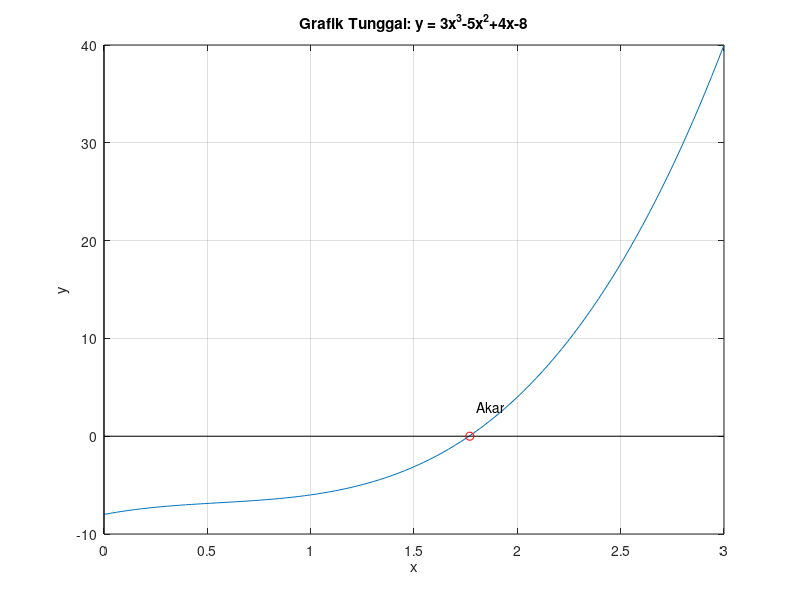
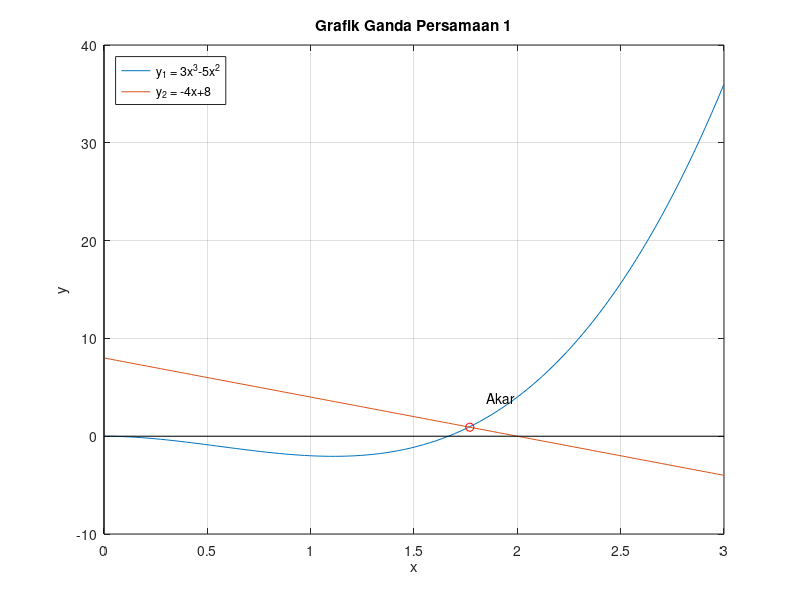
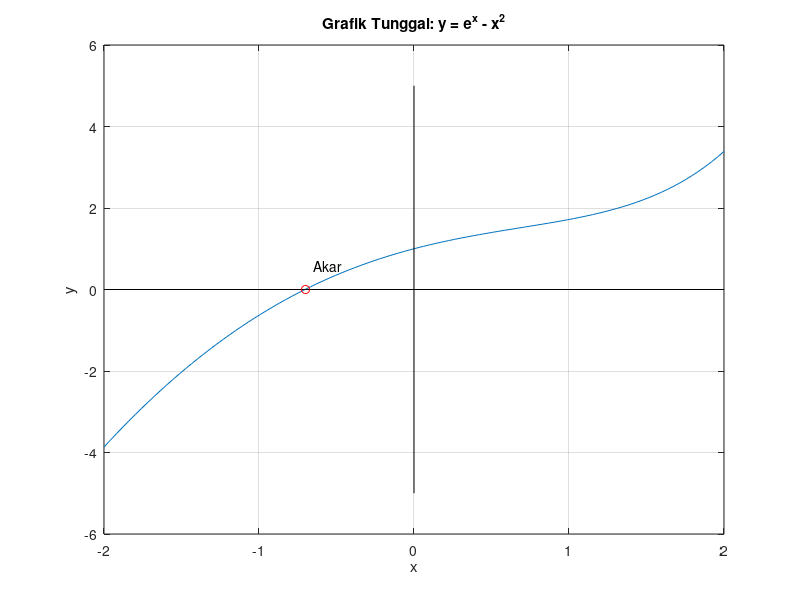
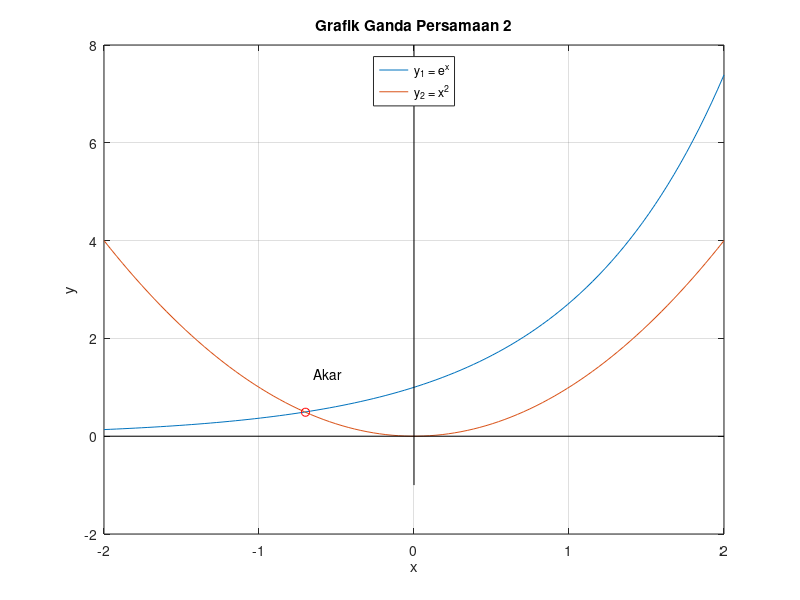

Write the MATLAB code that produced these figures, in order.
clc; clear; close all;

%% ===== PERSAMAAN 1: y = 3x^3 - 5x^2 + 4x - 7, dengan y = 1 =====
% Grafik tunggal: f(x) = 3x^3 - 5x^2 + 4x - 8 (angka 1 dipindah ke kiri)
x = linspace(0,3);
f1 = @(x) 3*x.^3 - 5*x.^2 + 4*x - 8;
figure(1)
plot(x,f1(x)); hold on
line([0,3],[0,0],'Color','k')        % sumbu X
line([0,0],[-10,40],'Color','k')     % sumbu Y
plot(1.77,0,'ro')
text(1.8,3,'Akar')
xlabel('x'); ylabel('y'); grid on
title('Grafik Tunggal: y = 3x^3-5x^2+4x-8')

% Grafik ganda: y1 = 3x^3 - 5x^2 dan y2 = -4x + 8
y1 = @(x) 3*x.^3 - 5*x.^2;
y2 = @(x) -4*x + 8;
figure(2)
plot(x,y1(x),x,y2(x)); hold on
line([0,3],[0,0],'Color','k')
line([0,0],[-10,40],'Color','k')
plot(1.77,y2(1.77),'ro')
text(1.85,y2(1.77)+3,'Akar')
xlabel('x'); ylabel('y'); grid on
legend('y_1 = 3x^3-5x^2','y_2 = -4x+8','location','northwest')
title('Grafik Ganda Persamaan 1')

%% ===== PERSAMAAN 2: y = e^x - x^2, dengan y = 0 =====
x = linspace(-2,2);
f2 = @(x) exp(x) - x.^2;
figure(3)
plot(x,f2(x)); hold on
line([-2,2],[0,0],'Color','k')
line([0,0],[-5,5],'Color','k')
plot(-0.70,0,'ro')
text(-0.65,0.6,'Akar')
xlabel('x'); ylabel('y'); grid on
title('Grafik Tunggal: y = e^x - x^2')

% Grafik ganda: y1 = e^x dan y2 = x^2
y1 = @(x) exp(x);
y2 = @(x) x.^2;
figure(4)
plot(x,y1(x),x,y2(x)); hold on
line([-2,2],[0,0],'Color','k')
line([0,0],[-1,8],'Color','k')
plot(-0.70,y2(-0.70),'ro')
text(-0.65,y2(-0.70)+0.8,'Akar')
xlabel('x'); ylabel('y'); grid on
legend('y_1 = e^x','y_2 = x^2','location','north')
title('Grafik Ganda Persamaan 2')

%% ===== PERSAMAAN 3: y = log(x+2) + 2x - 3, dengan y = 0 =====
x = linspace(-1.5,3);
f3 = @(x) log(x+2) + 2*x - 3;
figure(5)
plot(x,f3(x)); hold on
line([-1.5,3],[0,0],'Color','k')
line([0,0],[-8,6],'Color','k')
plot(0.96,0,'ro')
text(1.0,0.8,'Akar')
xlabel('x'); ylabel('y'); grid on
title('Grafik Tunggal: y = log(x+2)+2x-3')

% Grafik ganda: y1 = log(x+2) dan y2 = -2x + 3
y1 = @(x) log(x+2);
y2 = @(x) -2*x + 3;
figure(6)
plot(x,y1(x),x,y2(x)); hold on
line([-1.5,3],[0,0],'Color','k')
line([0,0],[-4,7],'Color','k')
plot(0.96,y2(0.96),'ro')
text(1.0,y2(0.96)+0.8,'Akar')
xlabel('x'); ylabel('y'); grid on
legend('y_1 = log(x+2)','y_2 = -2x+3','location','northeast')
title('Grafik Ganda Persamaan 3')
